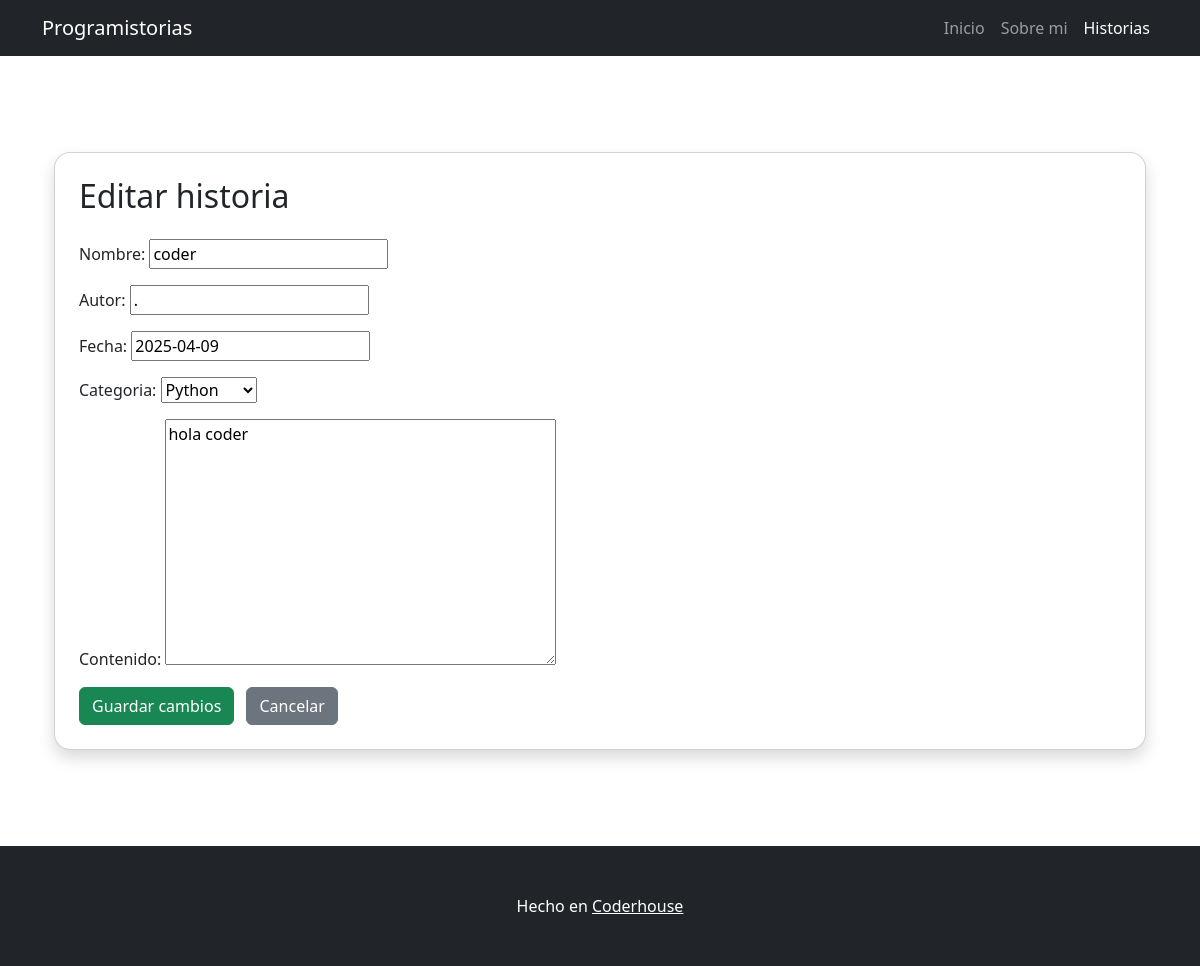
Page /historia/update/11 on the committed database.
### historia/models.py (models this page shows, shortened)
class historia(models.Model):
    categoria = models.ForeignKey(Categoria, on_delete=models.PROTECT, null=True, blank=True)
    nombre = models.CharField(max_length=100, unique=True)
    contenido = models.TextField(null=True, blank=True)
    fecha =  fecha = models.DateField(default=datetime.date.today)
    autor=models.CharField(max_length=100, null=True, blank=True)
    class Meta:
        unique_together = ("categoria", "nombre")

class Categoria(models.Model):
    nombre = models.CharField(max_length=100, unique=True)
    def __str__(self) -> str:
        return self.nombre

### historia/views.py (the view)
# urls.py: path("historia/update/<int:pk>", views.HistoriaUpdateView.as_view(), name="historia_update"),
class HistoriaUpdateView(UpdateView):
    model = models.historia
    template_name = "historia/historia_update.html"  # <-- nuevo nombre
    fields = ['nombre', 'autor', 'fecha', 'categoria', 'contenido']
    success_url = reverse_lazy("historia_list")

### historia/templates/historia/historia_update.html (shortened to what this page needs)
{% extends 'core/base.html' %}
{% block content %}
<div class="container my-5">
    <div class="card p-4 shadow rounded-4">
        <h2 class="mb-4">Editar historia</h2>
        <form method="post">
            {{ form.as_p }}
            <button type="submit" class="btn btn-success">Guardar cambios</button>
            <a href="{% url 'historia_list' %}" class="btn btn-secondary ms-2">Cancelar</a>
        </form>
    </div>
</div>
{% endblock %}

### core/templates/core/base.html (style rules this page uses)
html, body { height: 100%; margin: 0; display: flex; flex-direction: column; }

### rows in the picture
historia: nombre "coder", autor ".", fecha "2025-04-09", categoria "Python", contenido "hola coder"
